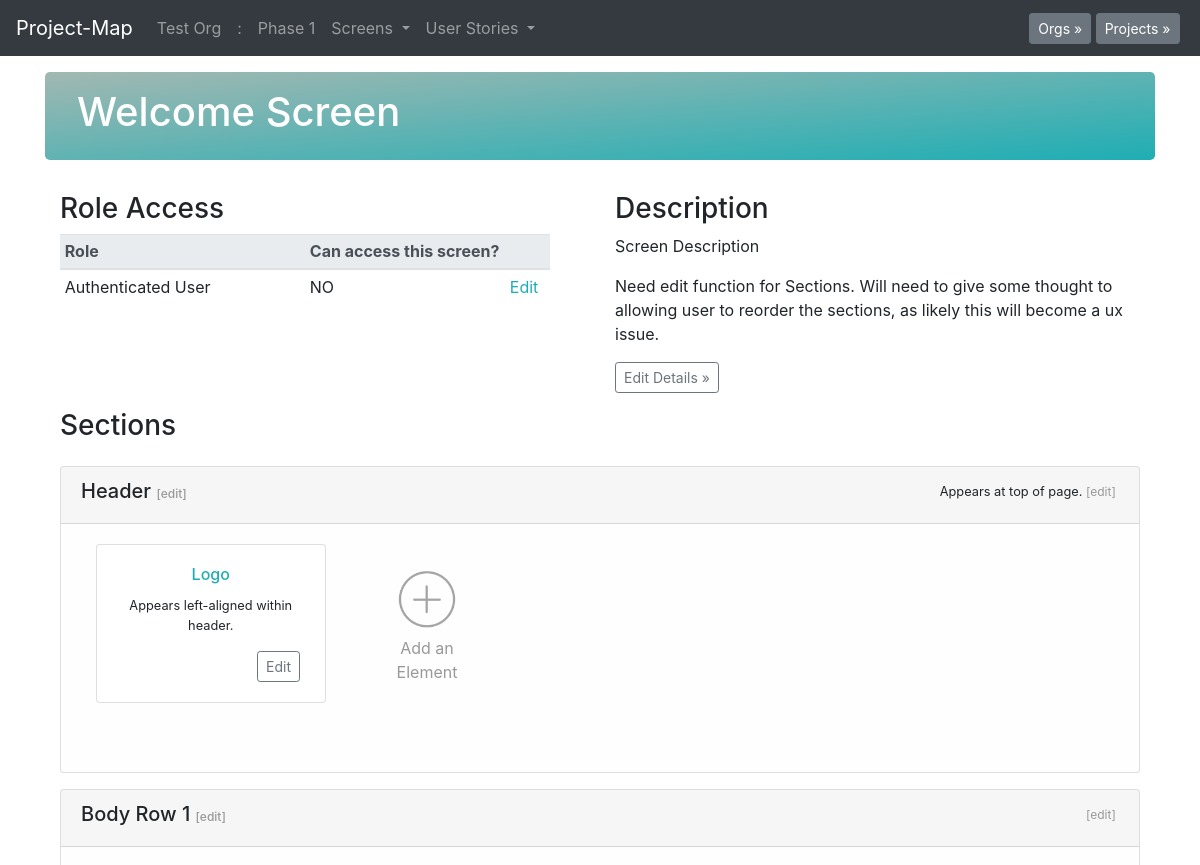
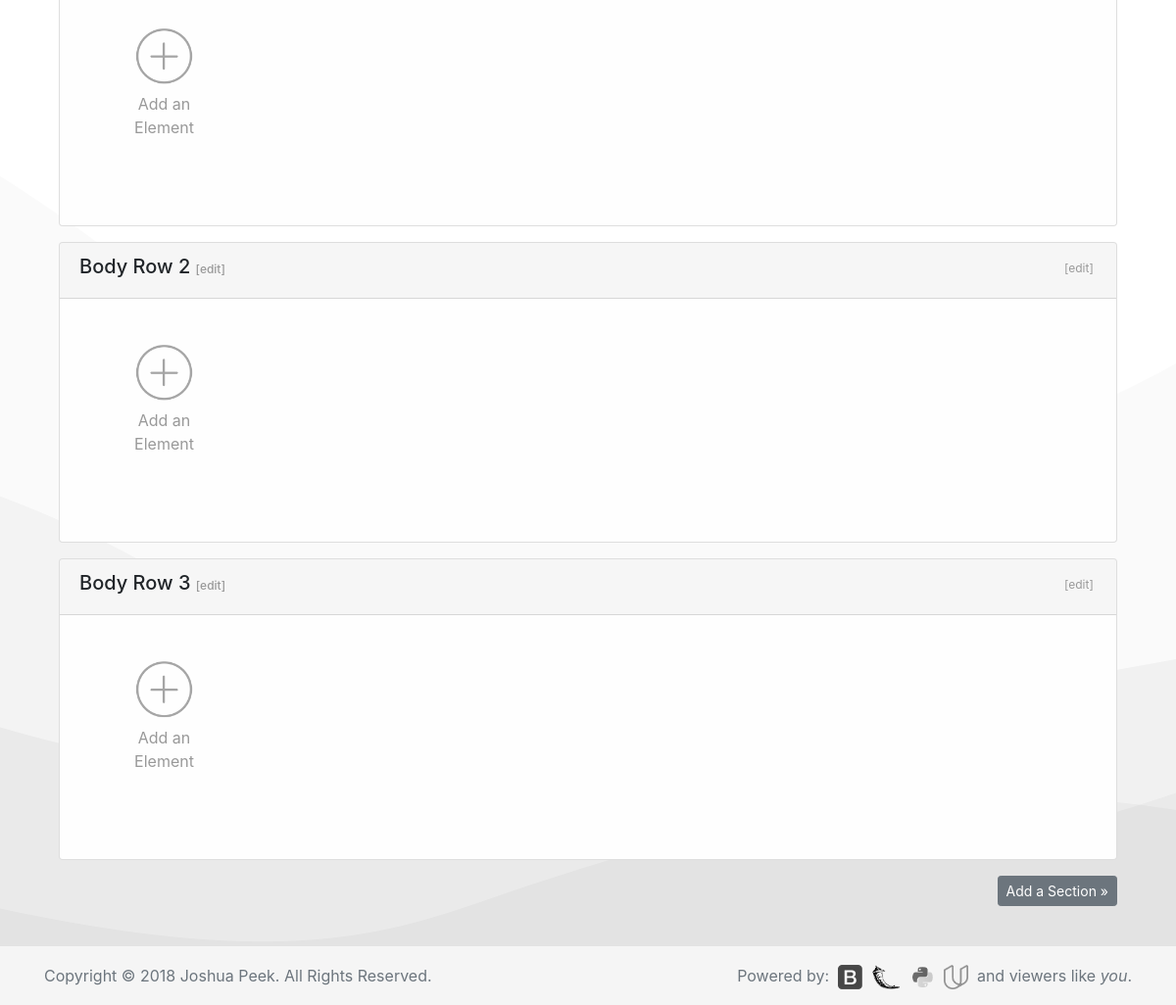
The page /p1/scrn1 on the database its author committed (2 pictures, top to bottom).
### database_setup.py (models this page shows, shortened)
class Org(Base):
    __tablename__ = 'org'
    id = Column(Integer, primary_key=True)
    title = Column(String(250), nullable=False)
    description = Column(String(500))

class Project(Base):
    __tablename__ = 'project'
    id = Column(Integer, primary_key=True)
    title = Column(String(250), nullable=False)
    description = Column(String(500))
    org_id = Column(Integer, ForeignKey('org.id'))
    org = relationship(Org)

class Screen(Base):
    __tablename__ = 'screen'
    id = Column(Integer, primary_key=True)
    title = Column(String(250), nullable=False)
    description = Column(String(500))
    project_id = Column(Integer, ForeignKey('project.id'))
    project = relationship(Project)

class Role(Base):
    __tablename__ = 'role'
    id = Column(Integer, primary_key=True)
    title = Column(String(250), nullable=False)
    description = Column(String(500))
    authRequired = Column(String(5))
    project_id = Column(Integer, ForeignKey('project.id'))
    project = relationship(Project)

class ScreenSection(Base):
    __tablename__ = 'screensection'
    id = Column(Integer, primary_key=True)
    screen_id = Column(Integer, ForeignKey('screen.id'))
    screen = relationship(Screen)
    section_id = Column(Integer, ForeignKey('section.id'))
    section = relationship(Section)

class Section(Base):
    __tablename__ = 'section'
    id = Column(Integer, primary_key=True)
    title = Column(String(250), nullable=False)
    description = Column(String(500))
    project_id = Column(Integer, ForeignKey('project.id'))
    project = relationship(Project)

class SectionElement(Base):
    __tablename__ = 'sectionelement'
    id = Column(Integer, primary_key=True)
    section_id = Column(Integer, ForeignKey('section.id'))
    section = relationship(Section)
    element_id = Column(Integer, ForeignKey('element.id'))
    element = relationship(Element)
    project_id = Column(Integer, ForeignKey('project.id'))
    project = relationship(Project)

class Element(Base):
    __tablename__ = 'element'
    id = Column(Integer, primary_key=True)
    title = Column(String(250), nullable=False)
    description = Column(String(500))
    project_id = Column(Integer, ForeignKey('project.id'))
    project = relationship(Project)

### app.py (the view)
@app.route('/p<int:project_id>/scrn<int:screen_id>')
def screenPage(project_id, screen_id):
    allorgs = session.query(Org).all()
    allprojects = session.query(Project).all()
    project = session.query(Project).filter_by(id=project_id).one()
    org = session.query(Org).filter_by(id=project.org.id).one()
    projects = session.query(Project).filter_by(org_id=org.id).all()
    screens = session.query(Screen).filter_by(project_id=project.id).all()
    roleaccess = session.query(Role.id, Role.title, RoleScreen.access).\
        join(RoleScreen).\
        filter(Role.project_id==project_id).\
        filter(RoleScreen.screen_id==screen_id).all()
    knownroles=[]
    for i in roleaccess:
        knownroles.append(i.id)
    getnewroles = session.query(Role).\
        filter(Role.project_id==project_id).\
        filter(Role.id not in knownroles).all()
    newroles = []
    for i in getnewroles:
        if i.id not in knownroles:
            newrole=Role(id=i.id, title=i.title)
            newroles.append(newrole)
    screen = session.query(Screen).filter_by(id=screen_id).one()
    screenSections = session.query(ScreenSection).\
        filter_by(screen_id=screen_id).all()
    roleScreen = session.query(RoleScreen).filter_by(screen_id=screen_id).all()
    se=session.query(SectionElement).filter_by(project_id=project.id).all()
    return render_template('wire.html', screen=screen,
        screenSections=screenSections,
        roleScreen=roleScreen,
        allorgs=allorgs,
        allprojects=allprojects, roleaccess=roleaccess,
        projects=projects, org=org, newroles=newroles, sectionElements=se,
        screens=screens, project=project)

### templates/wire.html (shortened to what this page needs)
<!doctype html>
<html lang="en">
  {% include "header.html" %}
  <body>
    {% include "menu.html" %}
    <main role="main" class="container">
      <div class="jumbotron" style="padding:1rem 2rem;">
        <h1>{{screen.title}} Screen</h1>
      </div>
<div class="container">
  <div class="row">
    <div class="col-md-6 mb-3">
        <h3>Role Access</h3>
        <table class="table table-responsive table-sm table-hover" width="100%">
          <thead class="thead-light">
            <tr>
              <th scope="col" width="245px">Role</th>
              <th scope="col" width="200px">Can access this screen?</th>
              <th scope="col" width="45px"></th>
            </tr>
          </thead>
          <tbody>
            {% for i in newroles %}
            <tr>
              <td>{{i.title}}</td><td>NO</td>
              <td><a href='{{url_for('flipRoleScreen', role_id=i.id, screen_id=screen.id)}}'>Edit</a></td>
            </tr>
            {% endfor %}
          </tbody>
        </table>
      </div>
    <div class="col-md-6">
      <h3>Description</h3>
      <p>{{screen.description}}</p>
      <p>Need edit function for Sections. Will need to give some thought to allowing user to reorder the sections, as likely this will become a ux issue.<p>
      <button type="button" class="btn btn-sm btn btn-outline-secondary" data-toggle="modal" data-target="#edit-screen">Edit Details &raquo;</button>
    </div>
  </div>
</div>
<div class="container">
  <div class="row">
    <div class="col-md-12 mb-3">
      <h3>Sections</h3>
    </div>
  </div>
  {% for i in screenSections %}
  <div class="row mb-3">
    <div class="col-md-12">
      <div class="card text-center" style="background-color:#fefefe;">
        <div class="card-header text-left">
          <span style="float:left;"><h5>{{i.section.title}} <a href="{{url_for('editSection', section_id=i.section_id)}}" style="color:#999;font-size:.75rem;">[edit]</a></h5></span>
          <span style="float:right;text-align:right;padding:.2rem;font-size:.8rem;"><p class="card-text">{{i.section.description}} <a href="{{url_for('editSection', section_id=i.section_id)}}" style="color:#999;font-size:.75rem;">[edit]</a></p></span>
        </div>
        <div class="card-body">
          <div class="container">
            <div class="row">
                {% for a in sectionElements %}
                {% if a.section_id == i.section_id %}
                <div class="col-md-3" style="margin-bottom:2rem;">
                  <div class="card">
                    <div class="card-body" style="word-break:unset;">
                      <h5 class="card-title" style="font-size:1rem;color:#1eaeb4;">{{a.element.title}}</h5>
                      <p class="card-text" style="font-size:.8rem;">{{a.element.description}}</p>
                      <span style="float:right;">
                        <a href="{{url_for('editElement', element_id=a.id)}}" class="btn btn-sm btn-outline-secondary">Edit</a>&nbsp;
                      </span>
                    </div>
                  </div>
                </div>
                {% endif %}
                {% endfor %}
                <div class="col-md-2" style="margin-bottom:2rem;">
                  <div class="card" style="background-clip: text;color: #999;border: 0px solid #C9C9C9;box-sizing:content-box;">
                    <div class="card-body" style="word-break:unset;">
                      <a href="{{url_for('newElement', section_id=i.id)}}">
                        <img src="../../static/images/plus.png" width="70%">
                      </a>
                      <p style="color:#999;text-size:.75rem;">Add an Element</p>
                    </div>
                  </div>
                </div>
            </div>
          </div>
        </div>
      </div>
    </div>
  </div>
  {% endfor %}
  <p style="float:right;"><button type="button" class="btn btn-secondary btn-sm" data-toggle="modal" data-target="#add-section">Add a Section &raquo;</button></p>
</div>
<p><br><br><br></p>
    </main>
  {% include "footer.html" %}
  </body>
</html>

### templates/menu.html (shortened to what this page needs)
<nav class="navbar navbar-expand-md navbar-dark fixed-top bg-dark">
  <a class="navbar-brand" href="/">Project-Map</a>
  <div class="collapse navbar-collapse" id="navbarCollapse">
    <ul class="navbar-nav mr-auto">
      {% if org is defined %}
      <li class="nav-item">
        <a class="nav-link" href="{{url_for('orgPage', org_id=org.id)}}">{{org.title}}</a>
      </li>
      {% endif %}
      {% if project is defined %}
      <li class="nav-item">
        <span class="nav-link">:</span>
      </li>
      <li class="nav-item">
        <a class="nav-link" href="{{url_for('projectPage', org_id=org.id,
          project_id=project.id)}}">{{project.title}}
        </a>
      </li>
      {% endif %}
      {% if screens is defined %}
      <li class="nav-item dropdown">
        <a class="nav-link dropdown-toggle" href="#" id="navbarDropdown" role="button" data-toggle="dropdown" aria-haspopup="true" aria-expanded="false">
          Screens
        </a>
      </li>
      {% endif %}
      {% if screens is defined %}
      <li class="nav-item dropdown">
        <a class="nav-link dropdown-toggle" href="#" id="navbarDropdown" role="button" data-toggle="dropdown" aria-haspopup="true" aria-expanded="false">
          User Stories
        </a>
      </li>
      {% endif %}
    </ul>
    {% if allorgs is defined %}
    <button type="button" class="btn btn-secondary btn-sm my-2 my-sm-0" data-toggle="modal" data-target="#org-select">Orgs &raquo;</button>&nbsp;
    {% endif %}
    {% if allprojects is defined %}
    <button type="button" class="btn btn-secondary btn-sm my-2 my-sm-0" data-toggle="modal" data-target="#project-select">Projects &raquo;</button>&nbsp;
    {% endif %}
  </div>
</nav>

### rows shown on the page
Org: title "Test Org"
Project: title "Phase 1"
Screen: title "Welcome", description "Screen Description"
Role: title "Authenticated User"
ScreenSection: section "Header", section.description "Appears at top of page."
SectionElement: element "Logo", element.description "Appears left-aligned within header."
ScreenSection: section "Body Row 1"
ScreenSection: section "Body Row 2"
ScreenSection: section "Body Row 3"
